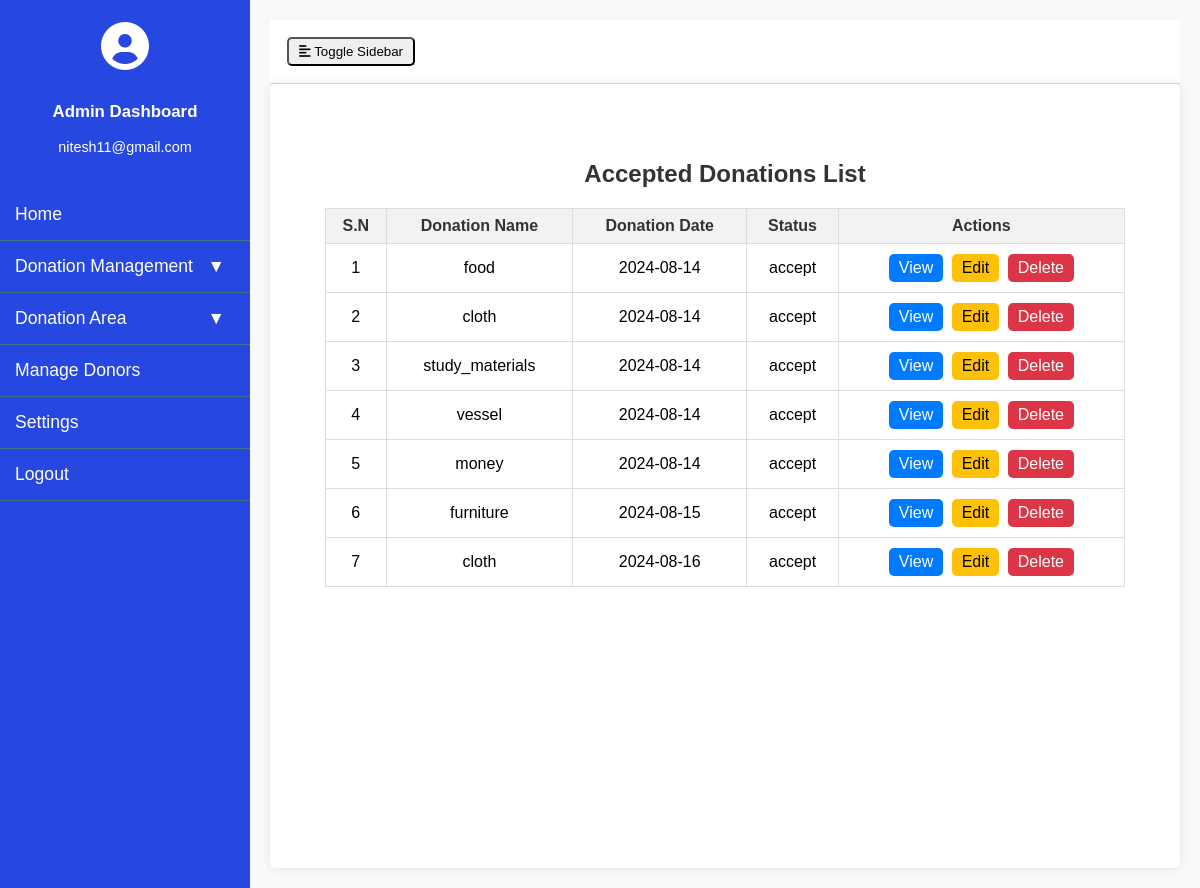
/accepted_donations/ (signed in), run on the app's committed database.
### donor_management/models.py (models this page shows, shortened)
class Donation(models.Model):
    STATUS_CHOICES = [
        ('success', 'Success'),
        ('pending', 'Pending'),
        ('failed', 'Failed')
    ]
    donor = models.ForeignKey(Donor, on_delete=models.CASCADE)
    donation_name = models.CharField(max_length=300, null=True)
    donation_pic = models.FileField(null=True)
    collection_loc = models.CharField(max_length=300, null=True)
    description = models.CharField(max_length=500, null=True)
    status = models.CharField(max_length=20, choices=STATUS_CHOICES, default='pending')
    admin_remarks = models.CharField(max_length=500, null=True)
    volunteer = models.ForeignKey(Volunteer, on_delete=models.CASCADE, null=True)
    volunteer_remarks = models.CharField(max_length=500, null=True)
    donation_area = models.ForeignKey(DonationArea, on_delete=models.CASCADE, null=True)
    donation_date = models.DateTimeField(auto_now_add=True)
    created_at = models.DateTimeField(auto_now_add=True)
    updated_at = models.DateTimeField(auto_now=True)

### Charity_Project/views.py (the view)
# urls.py: path('accepted_donations/', accepted_donations, name='accepted_donations'),
def accepted_donations(request):
    if not request.user.is_authenticated:
        return redirect('admin_login')
    donations = Donation.objects.filter(status='accept')
    return render(request, 'accepted_donations.html',  locals())

### Charity_Project/templates/accepted_donations.html (shortened to what this page needs)
{% extends 'admin_base.html' %}
{% block content %}
<div class="donation-history-container">
    <h1>Accepted Donations List</h1>
    <table class="donation-history-table" id="example">
        <thead>
            <tr>
                <th>S.N</th>
                <th>Donation Name</th>
                <th>Donation Date</th>
                <th>Status</th>
                <th>Actions</th>
            </tr>
        </thead>
        <tbody>
            {% for donation in donations %}
            <tr>
                <td>{{ forloop.counter }}</td>
                <td>{{ donation.donation_name }}</td>
                <td>{{ donation.created_at|date:"Y-m-d" }}</td>
                <td>{{ donation.status }}</td>
                <td>
                    <a href="{% url 'view_donation' pid=donation.id %}" class="btn btn-primary">View</a>
                    <a href="" class="btn btn-warning">Edit</a>
                    <a href="" class="btn btn-danger" onclick="return confirm('Are you sure you want to delete this donation?');">Delete</a>
                </td>
            </tr>
            {% endfor %}
        </tbody>
    </table>
</div>
{% endblock %}

### Charity_Project/templates/admin_base.html (shortened to what this page needs)
<!DOCTYPE html>
<html lang="en">
<head>
    <link rel="stylesheet" href="https://cdnjs.cloudflare.com/ajax/libs/font-awesome/6.0.0-beta3/css/all.min.css">
</head>
<body>
    <div class="wrapper">
        <nav id="sidebar">
            <div class="sidebar-header">
                <div class="user-icon">
                    <i class="fas fa-user-circle"></i>
                </div>
                <div class="user-info">
                    <h3>Admin Dashboard</h3>
                    <p>{{ request.user.email }}</p>
                </div>
            </div>
            <ul class="list-unstyled components">
                <li><a href="">Home</a></li>
                <li class="dropdown">
                    <a href="#" class="dropdown-toggle">Donation Management</a>
                </li>
                <li class="dropdown">
                    <a href="#" class="dropdown-toggle">Donation Area</a>
                </li>
                <li><a href="{% url 'manage_donors' %}">Manage Donors</a></li>
                <li><a href="">Settings</a></li>
                <li><a href="{% url 'logout' %}">Logout</a></li>
            </ul>
        </nav>
        <div id="content">
            <nav class="navbar navbar-expand-lg navbar-light bg-light">
                <div class="container-fluid">
                    <button type="button" id="sidebarCollapse" class="btn btn-info">
                        <i class="fas fa-align-left"></i>
                        Toggle Sidebar
                    </button>
                </div>
            </nav>
            <main>
                {% block content %}{% endblock %}
            </main>
        </div>
    </div>
<link rel="stylesheet" href="https://cdn.datatables.net/2.1.3/css/dataTables.dataTables.css">
<link rel="stylesheet" href="https://cdn.datatables.net/buttons/3.1.1/css/buttons.dataTables.css">
</body>
</html>

### Charity_Project/templates/accepted_donations.html (style rules this page uses)
.donation-history-container { background-color: transparent; padding: 20px; border-radius: 10px; max-width: 800px; width: 100%; text-align: center; margin: 20px auto; }
h1 { color: #333; margin-bottom: 20px; font-size: 24px; font-weight: 600; }
.donation-history-table { width: 100%; border-collapse: collapse; margin: 20px 0; }
.donation-history-table th, .donation-history-table td { border: 1px solid #ddd; padding: 8px; text-align: center; }
.donation-history-table th { background-color: #f2f2f2; color: #333; }
.btn { padding: 5px 10px; text-decoration: none; border-radius: 5px; margin: 2px; display: inline-block; }
.btn-primary { background-color: #007bff; color: white; }
.btn-warning { background-color: #ffc107; color: black; }
.btn-danger { background-color: #dc3545; color: white; }

### Charity_Project/templates/admin_base.html (style rules this page uses)
body { font-family: 'Arial', sans-serif; background-color: #f8f9fa; margin: 0; padding: 0; overflow-x: hidden; }
.wrapper { display: flex; width: 100%; transition: margin-left 0.3s; }
#sidebar { min-width: 250px; max-width: 250px; background: #2648e1; color: #fff; transition: all 0.3s; position: fixed; height: 100%; overflow: auto; z-index: 1000; }
#sidebar .sidebar-header { padding: 20px; background: #2648e1; display: flex; align-items: center; justify-content: center; flex-direction: column; text-align: center; }
#sidebar .sidebar-header .user-icon { font-size: 3em; margin-bottom: 10px; }
#sidebar .sidebar-header .user-info { color: #fff; font-size: 0.9em; }
#sidebar ul.components { padding: 0; list-style: none; margin: 0; }
#sidebar ul li { border-bottom: 1px solid #47748b; position: relative; }
#sidebar ul li a { padding: 15px; display: block; color: #fff; text-decoration: none; font-size: 1.1em; transition: background 0.3s; }
#sidebar ul .dropdown-toggle::after { content: '\25BC'; float: right; margin-right: 10px; }
#content { width: 100%; padding: 20px; min-height: 100vh; margin-left: 250px; background-color: #f8f9fa; transition: margin-left 0.3s, width 0.3s; }
.navbar { padding: 15px; background: #ffffff; border-bottom: 1px solid #ddd; }
main { padding: 20px; background: #ffffff; border-radius: 5px; box-shadow: 0 0 10px rgba(0, 0, 0, 0.1); min-height: calc(100vh - 56px); }

### data on the page
Donation: donation_name "food", created_at "2024-08-14", status "accept"
Donation: donation_name "cloth", created_at "2024-08-14", status "accept"
Donation: donation_name "study_materials", created_at "2024-08-14", status "accept"
Donation: donation_name "vessel", created_at "2024-08-14", status "accept"
Donation: donation_name "money", created_at "2024-08-14", status "accept"
Donation: donation_name "furniture", created_at "2024-08-15", status "accept"
Donation: donation_name "cloth", created_at "2024-08-16", status "accept"

### other printed values
{{ request.user.email }} "nitesh11@gmail.com"
